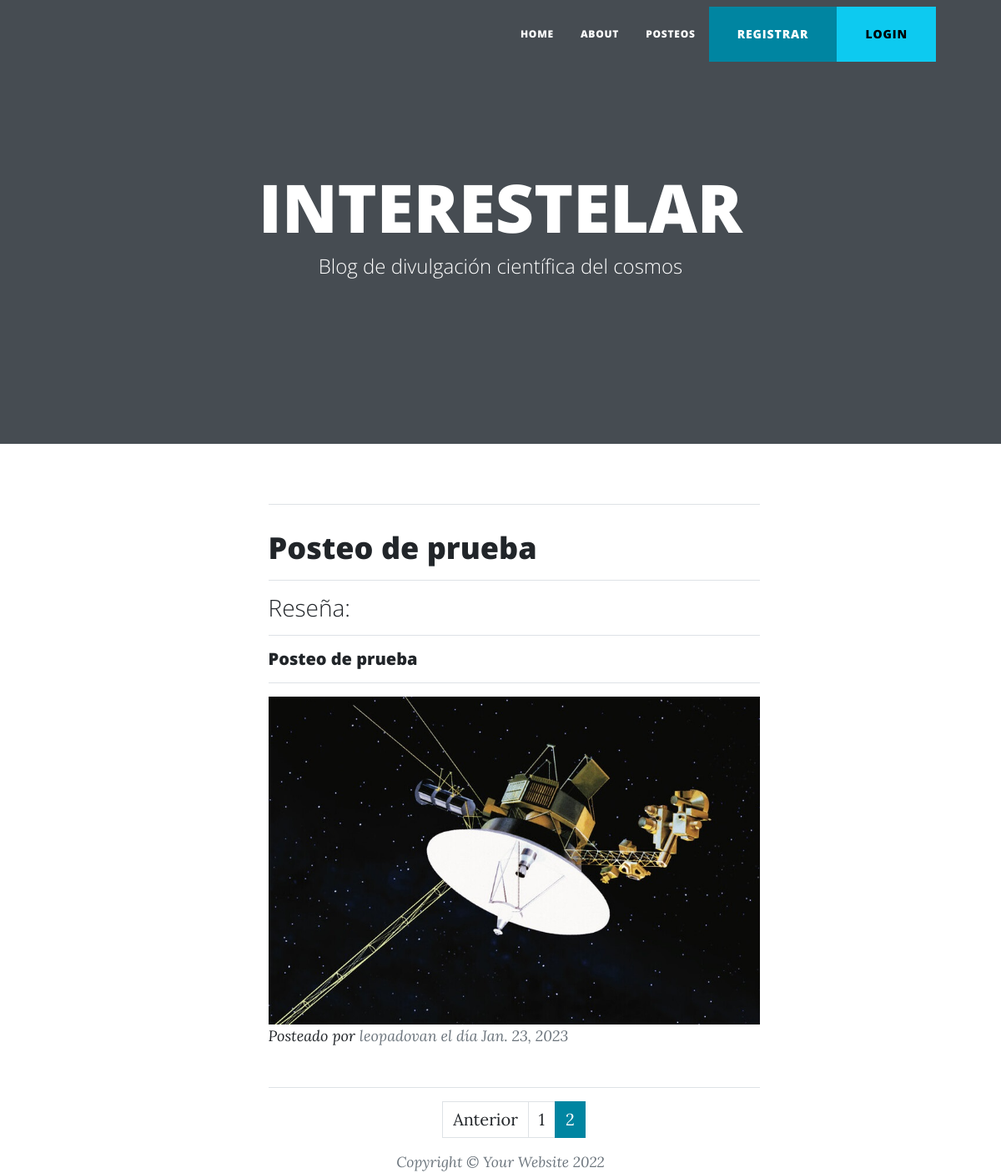
Screenshot of /App_blog/leerpost/?page=2 with the database file from the repository.
### App_blog/models.py (models this page shows, shortened)
class post(models.Model):
    titulo=models.CharField(max_length=200)
    reseña=models.CharField(max_length=500)
    contenido=models.TextField(max_length=5000)
    imagen=models.ImageField(upload_to="imgpost", null=True, blank=True)
    fecha= models.DateField()
    autor= models.ForeignKey(User, on_delete=models.CASCADE)

### App_blog/views.py (the view)
# urls.py: path("leerpost/", leerposteo , name="leerposteo"),
def leerposteo(request):
    posteos= post.objects.all()
    page= request.GET.get("page",1)
    try:
        paginator = Paginator(posteos, 2)
        posteos = paginator.page(page)
    except:
        return render(request, "home.html")
    data= {"entity": posteos ,
    "paginator": paginator}
    return render(request, "leerposteo.html", data)

### App_blog/templates/leerposteo.html (shortened to what this page needs)
<!DOCTYPE html>
<html lang="en">
<head>
</head>
<body>
</body>
</html>
<!DOCTYPE html>
<html lang="en">
    <head>
        {% load static %}
        <link href="{% static 'css/styles.css' %}" rel="stylesheet" />
    </head>
    <body>
        <nav class="navbar navbar-expand-lg navbar-light" id="mainNav">
            <div class="container px-4 px-lg-5">
                <div class="collapse navbar-collapse" id="navbarResponsive">
                    <ul class="navbar-nav ms-auto py-4 py-lg-0">
                        <li class="nav-item"><a class="nav-link px-lg-3 py-3 py-lg-4" href="{% url 'home' %}">Home</a></li>
                        <li class="nav-item"><a class="nav-link px-lg-3 py-3 py-lg-4" href="{% url 'sobremi' %}">About</a></li>
                        <li class="nav-item"><a class="nav-link px-lg-3 py-3 py-lg-4" href="{% url 'leerposteo' %}">Posteos</a></li>
                        {% if user.is_authenticated %}
                        <li class="nav-item"><a class="nav-link px-lg-3 py-3 py-lg-4" href="{% url 'profile' %}"> Hola! {{ user.username }}</a></li>
                        <li class="nav-item"><a class="nav-link px-lg-3 py-3 py-lg-4" href="{% url 'logout' %}">SALIR</a></li>
                        <li class="btn btn-primary"><a class="btn btn-primary px-lg-1 py-1 py-lg-1" href="{% url 'profile' %}">PERFIL</a></li>
                        {% else %}
                        <li class="btn btn-primary"><a class="btn btn-primary px-lg-1 py-1 py-lg-1" href="{% url 'usuarioform' %}">REGISTRAR</a></li>
                        <li class="btn btn-info"><a class="btn btn-info px-lg-1 py-1 py-lg-1" href="{% url 'login' %}">LOGIN</a></li>
                        {% endif %}
                    </ul>
                </div>
            </div>
        </nav>
        <header class="masthead" href="{% static 'assets/img/home-bg.jpg' %}">
            <div class="container position-relative px-4 px-lg-5">
                <div class="row gx-4 gx-lg-5 justify-content-center">
                    <div class="col-md-10 col-lg-8 col-xl-7">
                        <div class="site-heading">
                            <h1>INTERESTELAR</h1>
                            <span class="subheading">Blog de divulgación científica del cosmos</span>
                        </div>
                    </div>
                </div>
            </div>
        </header>
        <ul>
            <div class="container px-4 px-lg-5">
                <div class="row gx-4 gx-lg-5 justify-content-center">
                    <div class="col-md-10 col-lg-8 col-xl-7">
                        {% for a in entity %}
                        <table>
                                <hr class="my-4" />
                                <div class="post-preview">
                                <a href="{% url 'leerpostid' a.id %}""><h1 class="post-title">{{ a.titulo }}</h1>
                                <hr>
                                <h3 class="post-subtitle"> Reseña: </h3>
                                <hr>
                                <h5>{{ a.reseña }}</h5>
                                <hr>
                                <img class="img-fluid" src="{{ a.imagen.url }}" width="800px" height="400px" alt="..." /> </h4>
                                <p class="post-meta">
                                    Posteado por
                                    <a> {{ a.autor }}</a>
                                    el día {{ a.fecha }}
                                </p>
                        {% endfor %}
                        </table>
                        <hr>
                    </div>
                </div>
                            {% include "paginator.html" %}
            </div>
        </ul>
                        <div class="small text-center text-muted fst-italic">Copyright &copy; Your Website 2022</div>
    </body>
</html>

### rows the page displays
post: titulo "Posteo de prueba", reseña "Posteo de prueba", imagen (picture), autor "leopadovan", fecha "Jan. 23, 2023"

### other values shown
{{ page }} "1" "2"
